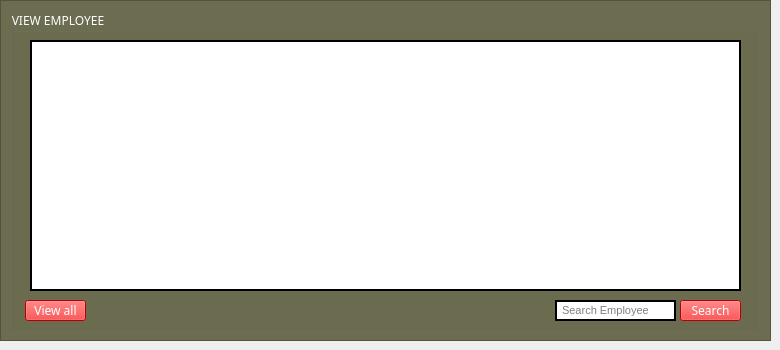
     <widget class="QWidget" name="page">
      <widget class="QFrame" name="frame_6">
       <property name="geometry">
        <rect>
         <x>0</x>
         <y>0</y>
         <width>771</width>
         <height>341</height>
        </rect>
       </property>
       <property name="font">
        <font>
         <family>Yu Gothic UI Semibold</family>
        </font>
       </property>
       <property name="styleSheet">
        <string notr="true">background-color:rgb(108, 108, 81)</string>
       </property>
       <property name="frameShape">
        <enum>QFrame::StyledPanel</enum>
       </property>
       <property name="frameShadow">
        <enum>QFrame::Raised</enum>
       </property>
       <widget class="QGroupBox" name="groupBox_2">
        <property name="geometry">
         <rect>
          <x>10</x>
          <y>10</y>
          <width>748</width>
          <height>321</height>
         </rect>
        </property>
        <property name="font">
         <font>
          <family>Impact</family>
         </font>
        </property>
        <property name="styleSheet">
         <string notr="true">color:white</string>
        </property>
        <property name="title">
         <string>VIEW EMPLOYEE</string>
        </property>
        <widget class="QTableWidget" name="viewTableWidget">
         <property name="geometry">
          <rect>
           <x>20</x>
           <y>30</y>
           <width>711</width>
           <height>251</height>
          </rect>
         </property>
         <property name="styleSheet">
          <string notr="true">background-color:white;color:black;border:2px solid black</string>
         </property>
        </widget>
        <widget class="QPushButton" name="btnviewall">
         <property name="geometry">
          <rect>
           <x>15</x>
           <y>290</y>
           <width>61</width>
           <height>21</height>
          </rect>
         </property>
         <property name="font">
          <font>
           <family>Impact</family>
           <weight>50</weight>
           <bold>false</bold>
          </font>
         </property>
         <property name="styleSheet">
          <string notr="true">background-color:rgb(255, 0, 0);color:white</string>
         </property>
         <property name="text">
          <string>View all</string>
         </property>
        </widget>
        <widget class="QLineEdit" name="searchemployeeinput">
         <property name="geometry">
          <rect>
           <x>545</x>
           <y>290</y>
           <width>121</width>
           <height>21</height>
          </rect>
         </property>
         <property name="font">
          <font>
           <pointsize>8</pointsize>
          </font>
         </property>
         <property name="styleSheet">
          <string notr="true">background-color:white;color:black;border:2px solid black</string>
         </property>
         <property name="placeholderText">
          <string> Search Employee</string>
         </property>
        </widget>
        <widget class="QPushButton" name="btnsearchemp">
         <property name="geometry">
          <rect>
           <x>670</x>
           <y>290</y>
           <width>61</width>
           <height>21</height>
          </rect>
         </property>
         <property name="font">
          <font>
           <family>Impact</family>
           <weight>50</weight>
           <bold>false</bold>
          </font>
         </property>
         <property name="styleSheet">
          <string notr="true">background-color:rgb(255, 0, 0);color:white</string>
         </property>
         <property name="text">
          <string>Search</string>
         </property>
        </widget>
       </widget>
      </widget>
     </widget>
